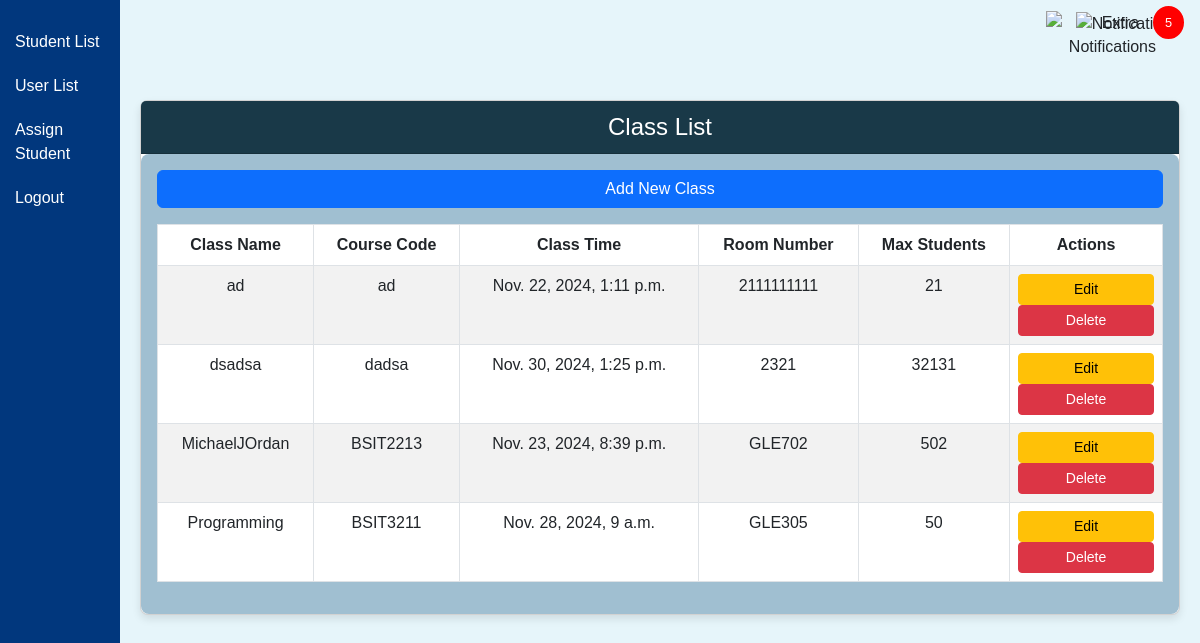
The app's page /classes/ (signed in) with its own data.
### samsapp/models.py (models this page shows, shortened)
class Class(models.Model):
    class_id = models.AutoField(primary_key=True)  # Automatically increments
    student_id = models.ForeignKey('Student', on_delete=models.CASCADE)  # Relates to the Student model
    course_code = models.CharField(max_length=50)
    class_name = models.CharField(max_length=100)
    class_time = models.DateTimeField()
    room_number = models.CharField(max_length=10)
    max_students = models.IntegerField()

### samsapp/views.py (the view)
# urls.py: path('classes/', views.class_list, name='class_list'),
@login_required(login_url='login')
def class_list(request):
    classes = Class.objects.all()
    unread_count = Notification.objects.filter(is_read=False).count()
    return render(request, 'samsapp/class_list.html', {'classes': classes, 'unread_count': unread_count})

### samsapp/templates/samsapp/class_list.html (shortened to what this page needs)
<!DOCTYPE html>
<html lang="en">
<head>
    <link href="https://cdn.jsdelivr.net/npm/bootstrap@5.3.0-alpha1/dist/css/bootstrap.min.css" rel="stylesheet">
</head>
<body>
<div class="sidebar">
    <a href="{% url 'student_list' %}">Student List</a>
    {% if user.is_staff %}
        <a href="{% url 'user_list' %}" class="active">User List</a>
    {% endif %}
    <a href="{% url 'assign_student' %}">Assign Student</a>
    <a href="{% url 'logout' %}">Logout</a>
</div>
<div class="notification-icon">
    <div class="extra-notification-icon">
        <a href="{% url 'manage_notifications' %}" class="btn btn-link p-0">
            <img src="https://cdn-icons-png.flaticon.com/512/60/60977.png" alt="Extra Notifications">
        </a>
    </div>
    <a href="{% url 'manage_notifications' %}" class="btn btn-link p-0 position-relative">
        <span class="notification-badge">{{ unread_count|default:0 }}</span>
    </a>
</div>
<div class="main-content">
    <div class="list-section">
        <div class="card">
            <div class="card-header">
                Class List
            </div>
            <div class="card-body">
                <div class="text-end mb-3">
                    <a href="{% url 'class_add' %}" class="btn btn-primary">Add New Class</a>
                </div>
                <table class="table table-bordered table-striped">
                    <thead class="bg-primary text-white">
                        <tr>
                            <th>Class Name</th>
                            <th>Course Code</th>
                            <th>Class Time</th>
                            <th>Room Number</th>
                            <th>Max Students</th>
                            <th>Actions</th>
                        </tr>
                    </thead>
                    <tbody>
                        {% for class in classes %}
                            <tr>
                                <td>{{ class.class_name|truncatechars:20 }}</td>
                                <td>{{ class.course_code|truncatechars:20 }}</td>
                                <td>{{ class.class_time }}</td>
                                <td>{{ class.room_number|truncatechars:20 }}</td>
                                <td>{{ class.max_students }}</td>
                                <td class="text-center">
                                    <a href="{% url 'class_update' class.class_id %}" class="btn btn-warning btn-sm" onclick="return confirm('Do you want to edit this class?');">Edit</a>
                                    <form action="{% url 'class_delete' class.class_id %}" method="post" style="display: inline;">
                                        <button type="submit" class="btn btn-danger btn-sm" onclick="return confirm('Are you sure you want to delete this class?');">Delete</button>
                                    </form>
                                </td>
                            </tr>
                        {% endfor %}
                    </tbody>
                </table>
            </div>
        </div>
    </div>
</div>
</body>
</html>

### samsapp/templates/samsapp/class_list.html (style rules this page uses)
body { background-color: #E6F5FA; font-family: 'Arial', sans-serif; }
.sidebar { background-color: #01377D; height: 100vh; padding-top: 20px; width: 10%; position: fixed; z-index: 10; }
.sidebar a { color: white; padding: 10px 15px; text-decoration: none; display: block; }
.main-content { display: flex; width: 90%; margin-left: 10%; }
.list-section { width: 100%; padding: 20px; margin-top: 60px; }
.card { box-shadow: 0 4px 8px rgba(0, 0, 0, 0.1); border-radius: 8px; margin-top: 20px; }
.card-header { background-color: #193948; color: white; text-align: center; font-size: 24px; }
.card-body { background-color: #A0BFD1; border-radius: 8px; }
.table { width: 100%; border-radius: 8px; background-color: white; }
th, td { text-align: center; padding: 8px; }
.btn-primary, .btn-warning, .btn-danger { width: 100%; }
.notification-icon { position: fixed; top: 10px; right: 20px; z-index: 1000; }
.notification-icon a { display: block; color: inherit; text-decoration: none; position: relative; }
.notification-icon img { width: 24px; }
.notification-badge { position: absolute; top: -5px; right: -5px; background-color: red; color: white; border-radius: 50%; padding: 5px 10px; font-size: 0.8em; border: 2px solid red; min-width: 20px; text-align: center; }
.extra-notification-icon { position: absolute; top: 0; left: -30px; z-index: 1000; }

### records on screen
Class: class_name "ad", course_code "ad", class_time "Nov. 22, 2024, 1:11 p.m.", room_number "2111111111", max_students "21"
Class: class_name "dsadsa", course_code "dadsa", class_time "Nov. 30, 2024, 1:25 p.m.", room_number "2321", max_students "32131"
Class: class_name "MichaelJOrdan", course_code "BSIT2213", class_time "Nov. 23, 2024, 8:39 p.m.", room_number "GLE702", max_students "502"
Class: class_name "Programming", course_code "BSIT3211", class_time "Nov. 28, 2024, 9 a.m.", room_number "GLE305", max_students "50"
